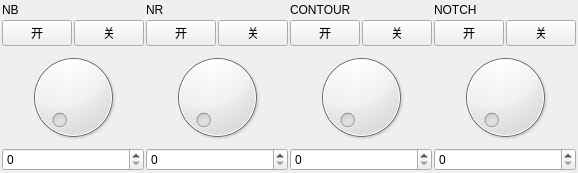
     <widget class="QWidget" name="tab_dsp">
      <attribute name="title">
       <string>降噪</string>
      </attribute>
      <layout class="QHBoxLayout" name="horizontalLayout_5">
       <property name="spacing">
        <number>2</number>
       </property>
       <property name="leftMargin">
        <number>2</number>
       </property>
       <property name="topMargin">
        <number>2</number>
       </property>
       <property name="rightMargin">
        <number>2</number>
       </property>
       <property name="bottomMargin">
        <number>2</number>
       </property>
       <item>
        <layout class="QVBoxLayout" name="verticalLayout_24" stretch="1,1,6,1">
         <property name="spacing">
          <number>2</number>
         </property>
         <item>
          <widget class="QLabel" name="label_27">
           <property name="text">
            <string>NB</string>
           </property>
          </widget>
         </item>
         <item>
          <layout class="QHBoxLayout" name="horizontalLayout_32">
           <item>
            <widget class="QPushButton" name="btn_nb_on">
             <property name="minimumSize">
              <size>
               <width>50</width>
               <height>0</height>
              </size>
             </property>
             <property name="maximumSize">
              <size>
               <width>70</width>
               <height>16777215</height>
              </size>
             </property>
             <property name="text">
              <string>开</string>
             </property>
            </widget>
           </item>
           <item>
            <widget class="QPushButton" name="btn_nb_off">
             <property name="minimumSize">
              <size>
               <width>50</width>
               <height>0</height>
              </size>
             </property>
             <property name="maximumSize">
              <size>
               <width>70</width>
               <height>16777215</height>
              </size>
             </property>
             <property name="text">
              <string>关</string>
             </property>
            </widget>
           </item>
          </layout>
         </item>
         <item>
          <widget class="QDial" name="dial_nb"/>
         </item>
         <item>
          <widget class="QSpinBox" name="spin_nb"/>
         </item>
        </layout>
       </item>
       <item>
        <layout class="QVBoxLayout" name="verticalLayout_25" stretch="1,1,6,1">
         <property name="spacing">
          <number>2</number>
         </property>
         <item>
          <widget class="QLabel" name="label_28">
           <property name="text">
            <string>NR</string>
           </property>
          </widget>
         </item>
         <item>
          <layout class="QHBoxLayout" name="horizontalLayout_33">
           <item>
            <widget class="QPushButton" name="btn_nr_on">
             <property name="minimumSize">
              <size>
               <width>50</width>
               <height>0</height>
              </size>
             </property>
             <property name="maximumSize">
              <size>
               <width>70</width>
               <height>16777215</height>
              </size>
             </property>
             <property name="text">
              <string>开</string>
             </property>
            </widget>
           </item>
           <item>
            <widget class="QPushButton" name="btn_nr_off">
             <property name="minimumSize">
              <size>
               <width>50</width>
               <height>0</height>
              </size>
             </property>
             <property name="maximumSize">
              <size>
               <width>70</width>
               <height>16777215</height>
              </size>
             </property>
             <property name="text">
              <string>关</string>
             </property>
            </widget>
           </item>
          </layout>
         </item>
         <item>
          <widget class="QDial" name="dial_nr"/>
         </item>
         <item>
          <widget class="QSpinBox" name="spin_nr"/>
         </item>
        </layout>
       </item>
       <item>
        <layout class="QVBoxLayout" name="verticalLayout_27" stretch="1,1,6,1">
         <property name="spacing">
          <number>2</number>
         </property>
         <item>
          <widget class="QLabel" name="label_30">
           <property name="text">
            <string>CONTOUR</string>
           </property>
          </widget>
         </item>
         <item>
          <layout class="QHBoxLayout" name="horizontalLayout_35">
           <item>
            <widget class="QPushButton" name="btn_contour_on">
             <property name="minimumSize">
              <size>
               <width>50</width>
               <height>0</height>
              </size>
             </property>
             <property name="maximumSize">
              <size>
               <width>70</width>
               <height>16777215</height>
              </size>
             </property>
             <property name="text">
              <string>开</string>
             </property>
            </widget>
           </item>
           <item>
            <widget class="QPushButton" name="btn_contour_off">
             <property name="minimumSize">
              <size>
               <width>50</width>
               <height>0</height>
              </size>
             </property>
             <property name="maximumSize">
              <size>
               <width>70</width>
               <height>16777215</height>
              </size>
             </property>
             <property name="text">
              <string>关</string>
             </property>
            </widget>
           </item>
          </layout>
         </item>
         <item>
          <widget class="QDial" name="dial_contour"/>
         </item>
         <item>
          <widget class="QSpinBox" name="spin_contour"/>
         </item>
        </layout>
       </item>
       <item>
        <layout class="QVBoxLayout" name="verticalLayout_29" stretch="1,1,6,1">
         <property name="spacing">
          <number>2</number>
         </property>
         <item>
          <widget class="QLabel" name="label_32">
           <property name="text">
            <string>NOTCH</string>
           </property>
          </widget>
         </item>
         <item>
          <layout class="QHBoxLayout" name="horizontalLayout_37">
           <item>
            <widget class="QPushButton" name="btn_notch_on">
             <property name="minimumSize">
              <size>
               <width>50</width>
               <height>0</height>
              </size>
             </property>
             <property name="maximumSize">
              <size>
               <width>70</width>
               <height>16777215</height>
              </size>
             </property>
             <property name="text">
              <string>开</string>
             </property>
            </widget>
           </item>
           <item>
            <widget class="QPushButton" name="btn_notch_off">
             <property name="minimumSize">
              <size>
               <width>50</width>
               <height>0</height>
              </size>
             </property>
             <property name="maximumSize">
              <size>
               <width>70</width>
               <height>16777215</height>
              </size>
             </property>
             <property name="text">
              <string>关</string>
             </property>
            </widget>
           </item>
          </layout>
         </item>
         <item>
          <widget class="QDial" name="dial_notch"/>
         </item>
         <item>
          <widget class="QSpinBox" name="spin_notch"/>
         </item>
        </layout>
       </item>
      </layout>
     </widget>
